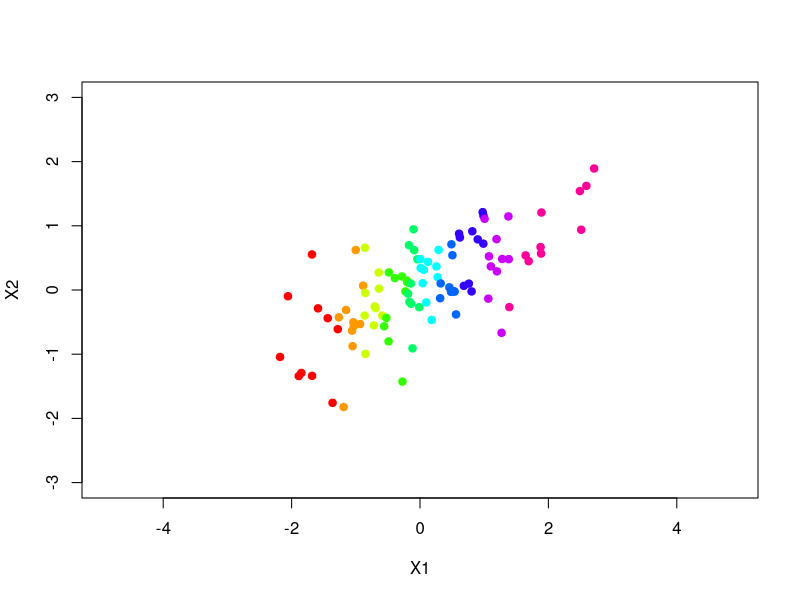
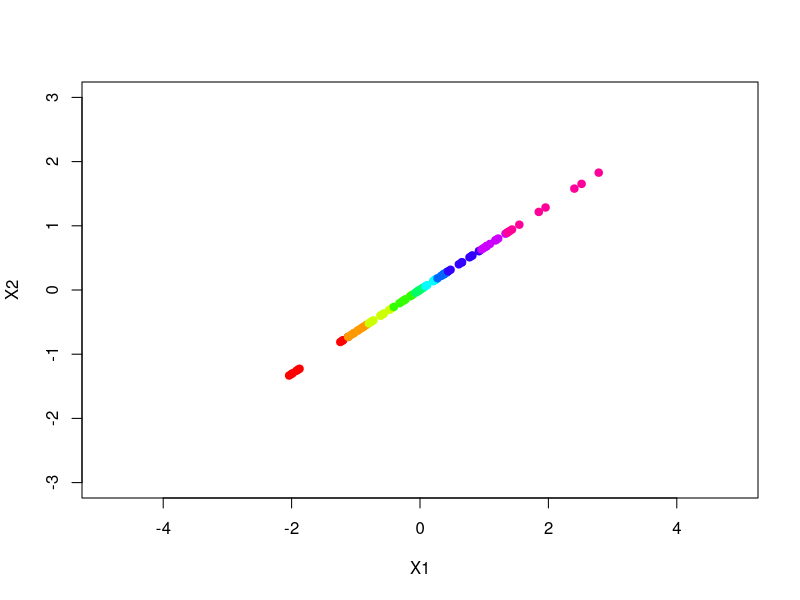
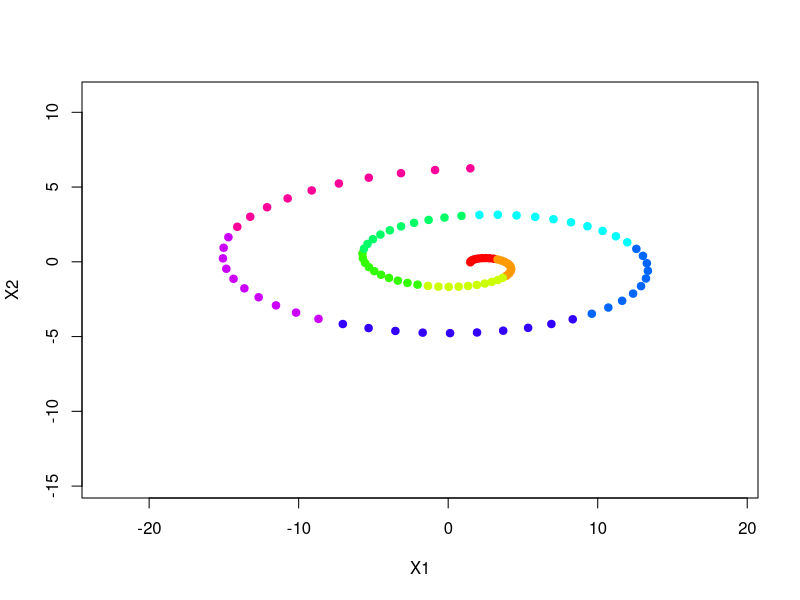
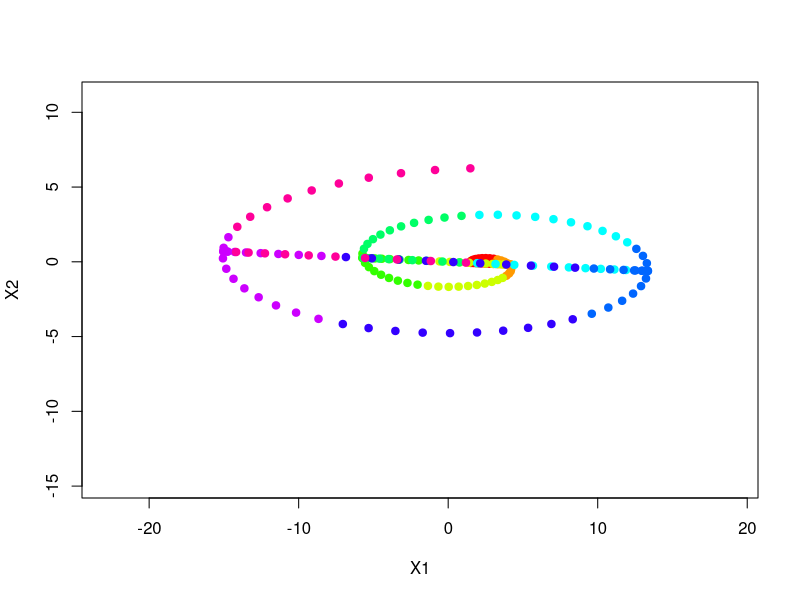
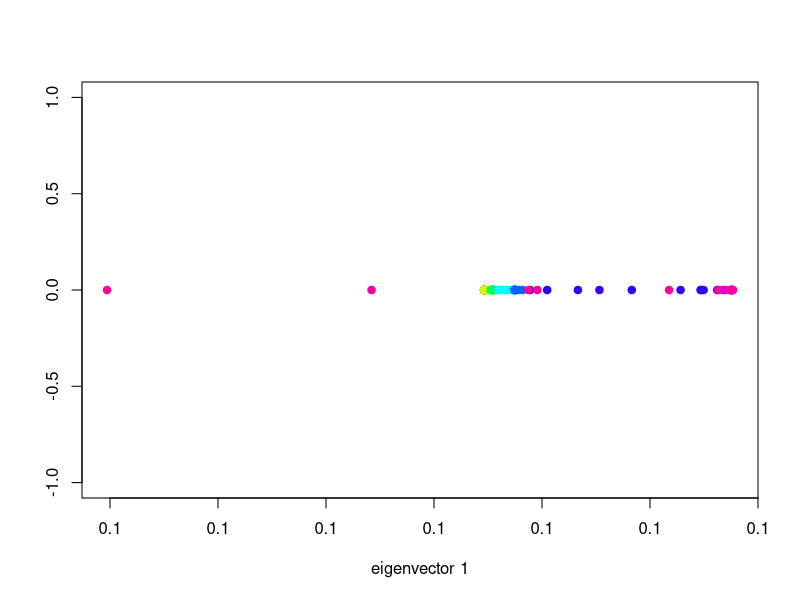
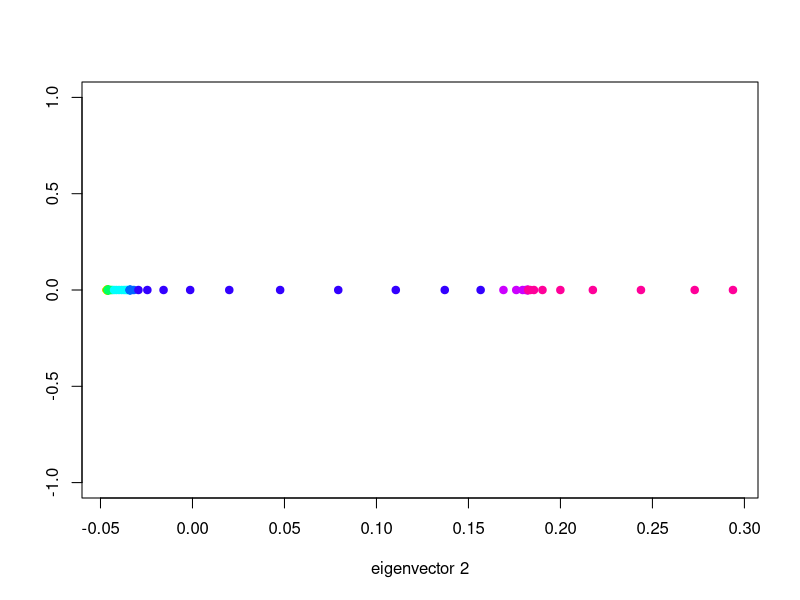
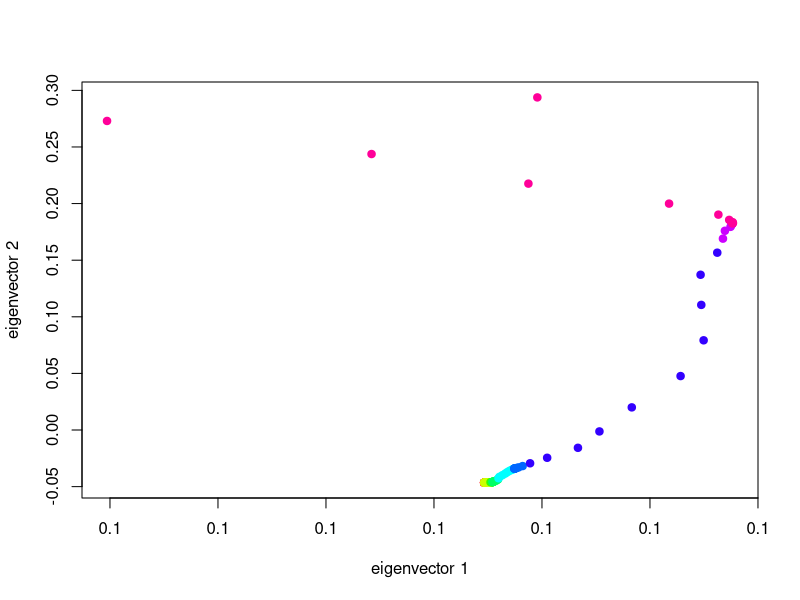

Source code (R) for these figures, in order:
library(scatterplot3d)
library(mvtnorm)

n = 100
sigma = matrix(c(1,.5,.5,.5),nrow=2,byrow=T)
X = rmvnorm(n,c(0,0),sigma)
x = X[,1]
x_order = order(x)
x = sort(x)
y = X[x_order,2]
#t = X[,3]
nCols   = 10
rainVec = rainbow(nCols)
color   = 
c(
rep(rainVec[1],n/nCols),rep(rainVec[2],n/nCols),rep(rainVec[3],n/nCols),
rep(rainVec[4],n/nCols),rep(rainVec[5],n/nCols),rep(rainVec[6],n/nCols),
rep(rainVec[7],n/nCols),rep(rainVec[8],n/nCols),rep(rainVec[9],n/nCols),
rep(rainVec[10],n/nCols))

#PCA works fine
plot(x,y,col=color,xlab='X1',ylab='X2',xlim=c(-3,3),ylim=c(-3,3),asp=1,pch=19)


X = cbind(x,y)
pca.out = svd(scale(X))
pca.scores = pca.out$u %*% diag(pca.out$d)
#plot(pca.scores,col=color,xlab='X1',ylab='X2',,xlim=c(-3,3),ylim=c(-3,3),asp=1,pch=19)
pca.scores.red  = cbind(sort(pca.scores[,1]),rep(0,n))
pca.scores.can  = pca.out$v %*% t(pca.scores.red)
mean.vec        = apply(X,2,mean)
sd.vec          = apply(X,2,sd)
pca.scores.plot = t( (pca.scores.can+mean.vec)*sd.vec )

#Plot first PC scores in original axes
plot(pca.scores.plot,col=color,xlab='X1',ylab='X2',xlim=c(-3,3),ylim=c(-3,3),asp=1,pch=19)

n = 100
t = seq(0,4*pi,length=n)
X = scale(cbind(3*t/2*sin(t),t/2*cos(t)),scale=FALSE)

nCols   = 10
rainVec = rainbow(nCols)
color   = 
c(
rep(rainVec[1],n/nCols),rep(rainVec[2],n/nCols),rep(rainVec[3],n/nCols),
rep(rainVec[4],n/nCols),rep(rainVec[5],n/nCols),rep(rainVec[6],n/nCols),
rep(rainVec[7],n/nCols),rep(rainVec[8],n/nCols),rep(rainVec[9],n/nCols),
rep(rainVec[10],n/nCols))
lims = c(-4.7*pi,3.5*pi)

#PCA bad
plot(X,col=color,xlab='X1',ylab='X2',xlim=lims,ylim=lims,asp=1,pch=19)


pca.out = svd(scale(X,scale=FALSE))
pca.scores = pca.out$u %*% diag(pca.out$d)
pca.scores.red  = cbind(pca.scores[,1],rep(0,n))
pca.scores.can  = pca.out$v %*% t(pca.scores.red)
pca.scores.plot = t( (pca.scores.can) ) 


plot(X,col=color,xlab='X1',ylab='X2',xlim=lims,ylim=lims,asp=1,pch=19)
points(pca.scores.plot,col=color,pch=19)


###########
# Nonlinear embeddings
#  Note: This is a method known as a "diffusion map".  The details are
#        very similar to kernel PCA, but I just wanted to show you a different
#        method.  
###########
nonLinear = function(gamma){
	Wgamma = exp(-Delta/gamma)

	P = apply(Wgamma,1,sum)
	Pinv = P^(-1)
#	R = diag(rep(1,n)) - diag(Pinv)%*% Wgamma
	R = diag(Pinv)%*% Wgamma #this works the same, with reversed evals
	eig = eigen(R)
	evecs = eig$vectors
	return(evecs)
}

Delta = as.matrix(dist(X,diag=TRUE,upper=TRUE))

gammaStar = .2
Delta = as.matrix(dist(X,diag=TRUE,upper=TRUE))
evecs = nonLinear(gammaStar)
plot(evecs[,1],rep(0,n),xlab='eigenvector 1',ylab='',pch=19,col=color)
plot(evecs[,2],rep(0,n),xlab='eigenvector 2',ylab='',pch=19,col=color)

plot(evecs[,1],evecs[,2],xlab='eigenvector 1',ylab='eigenvector 2',pch=19,col=color)
